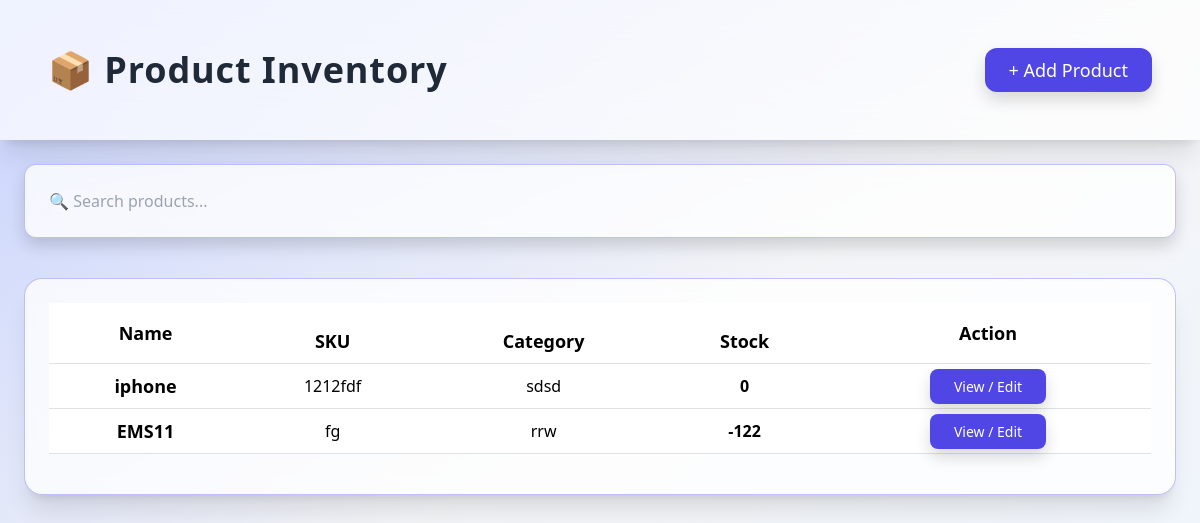
/products/, run on an earlier commit of the app's database.
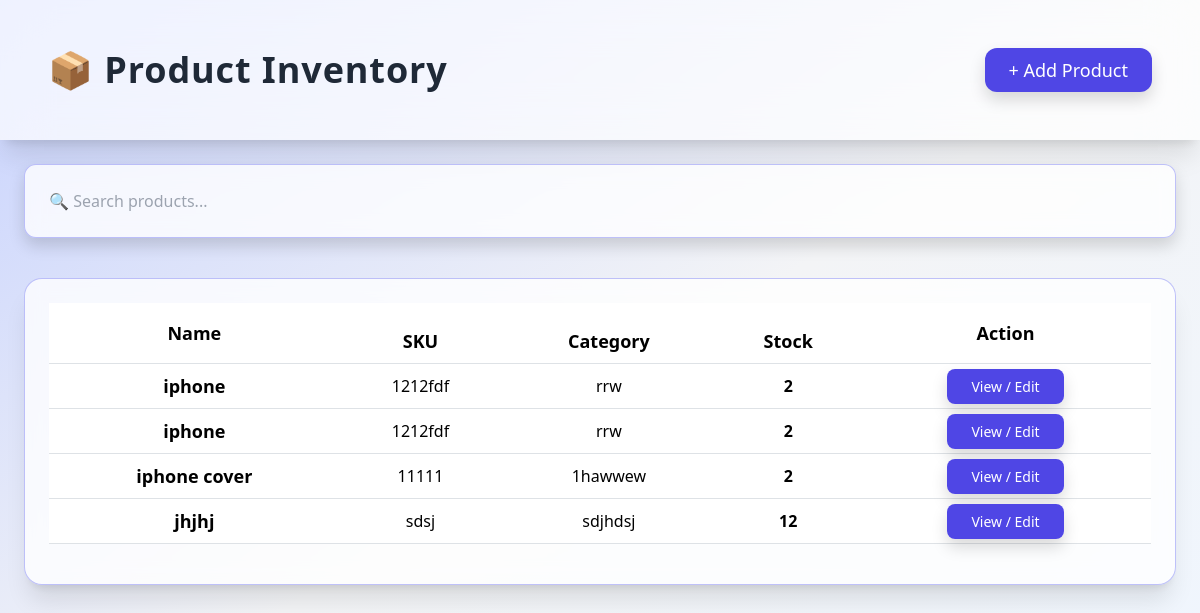
And on a later commit of the database.
### products/models.py (models this page shows, shortened)
class Product(models.Model):
    name = models.CharField(max_length=200)
    sku = models.CharField(max_length=100)
    category = models.CharField(max_length=100)
    unit = models.CharField(max_length=50)
    stock = models.IntegerField()
    description = models.TextField(blank=True, null=True)
    reorder_level = models.IntegerField(default=0)

### products/views.py (the view)
# urls.py: path('', views.product_list, name='product_list'),
def product_list(request):
    products = Product.objects.all()
    return render(request, 'products/product_list.html', {'products': products})

### templates/products/product_list.html (shortened to what this page needs)
<!DOCTYPE html>
<html lang="en">
<head>
    <script src="https://cdn.tailwindcss.com"></script>
    <link href="https://cdn.jsdelivr.net/npm/bootstrap@5.3.2/dist/css/bootstrap.min.css" rel="stylesheet">
</head>
<body class="bg-gradient-to-br from-indigo-200 via-gray-100 to-blue-50 min-h-screen">
    <div class="backdrop-blur-xl bg-white/70 shadow-xl p-5 flex justify-between items-center slide-up">
        <h1 class="text-4xl font-extrabold text-gray-800 tracking-wide">
            📦 Product Inventory
        </h1>
        <a href="{% url 'products:product_add' %}"
            class="btn-neon px-6 py-2 bg-indigo-600 text-white rounded-xl shadow hover:bg-indigo-700 transition text-lg">
            + Add Product
        </a>
    </div>
    <div class="max-w-6xl mx-auto mt-6 slide-up">
        <input id="searchInput" type="text" placeholder="🔍 Search products..."
            class="w-full p-4 rounded-xl neon-card shadow focus:outline-none">
    </div>
    <div class="max-w-6xl mx-auto mt-10 neon-card shadow-xl p-6 slide-up overflow-x-auto">
        <table class="table table-hover align-middle text-center text-gray-800 rounded-xl" id="productTable">
            <thead class="bg-indigo-700 text-white text-lg">
                <tr>
                    <th class="py-3">Name</th>
                    <th>SKU</th>
                    <th>Category</th>
                    <th>Stock</th>
                    <th class="py-3">Action</th>
                </tr>
            </thead>
            <tbody>
                {% for p in products %}
                <tr class="row-animate bg-white/60 rounded-xl">
                    <td class="font-semibold text-lg">{{ p.name }}</td>
                    <td>{{ p.sku }}</td>
                    <td>{{ p.category }}</td>
                    <td class="font-bold text-indigo-700">{{ p.stock }}</td>
                    <td>
                        <a href="{% url 'products:product_detail' p.id %}"
                            class="px-4 py-2 bg-indigo-600 text-white rounded-lg shadow hover:bg-indigo-700 hover:shadow-lg transition text-sm">
                            View / Edit
                        </a>
                    </td>
                </tr>
                {% endfor %}
            </tbody>
        </table>
    </div>
</body>
</html>

What changed in the data, as far as the page shows it:
changed Product (number 1 of 4 on the later page): category "sdsd" → "rrw"; stock "0" → "2"
changed Product (number 2 of 4 on the later page): name "EMS11" → "iphone"; sku "fg" → "1212fdf"; stock "-122" → "2"
added Product: name "iphone cover", sku "11111", category "1hawwew", stock "2"
added Product: name "jhjhj", sku "sdsj", category "sdjhdsj", stock "12"
